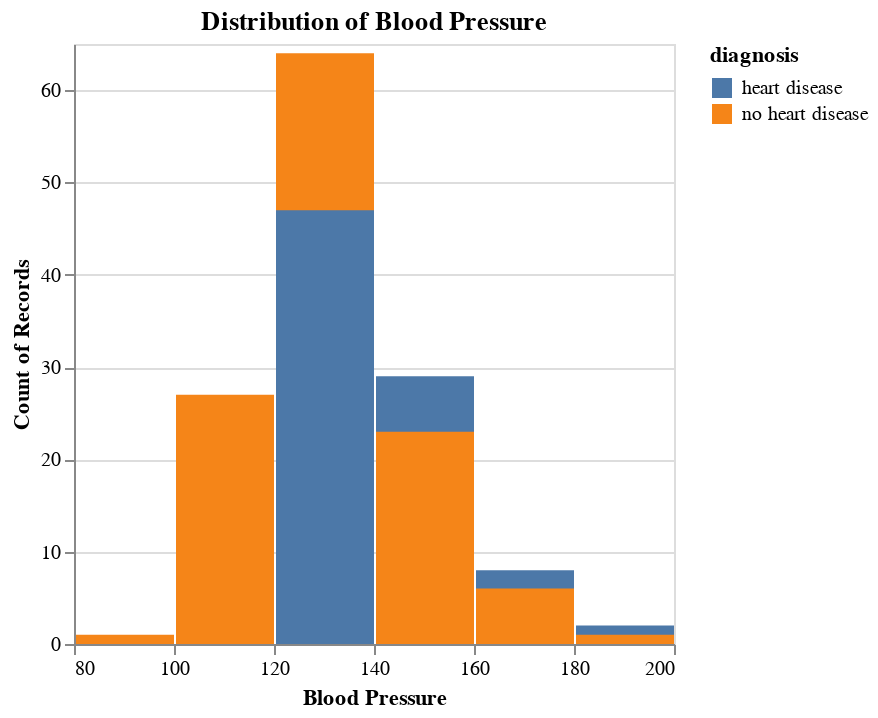

The code cell stored with this chart in its notebook:
### Code cell
# blood pressure
bp_hist = alt.Chart(heart_disease_to_plot).mark_bar().encode(
    alt.X("resting_bp:Q", bin = True).title("Blood Pressure"),
    y = alt.Y("count()").stack(False),
    color = "diagnosis:N"
).properties(
    title = "Distribution of Blood Pressure"
)

bp_hist

### Figure 1 — Vega-Lite specification as saved in the notebook (floating-point values rounded to 4 significant figures; data arrays with more than 128 entries replaced by an {"elided": "..."} marker saying what was removed)
{"config": {"view": {"continuousWidth": 300, "continuousHeight": 300}}, "data": {"name": "data-9c4a3378c96395238948a08949b80eb7"}, "mark": {"type": "bar"}, "encoding": {"color": {"field": "diagnosis", "type": "nominal"}, "x": {"bin": true, "field": "resting_bp", "title": "Blood Pressure", "type": "quantitative"}, "y": {"aggregate": "count", "stack": false, "type": "quantitative"}}, "title": "Distribution of Blood Pressure", "$schema": "https://vega.github.io/schema/vega-lite/v5.15.1.json", "datasets": {"data-9c4a3378c96395238948a08949b80eb7": {"elided": "227 records"}}}
